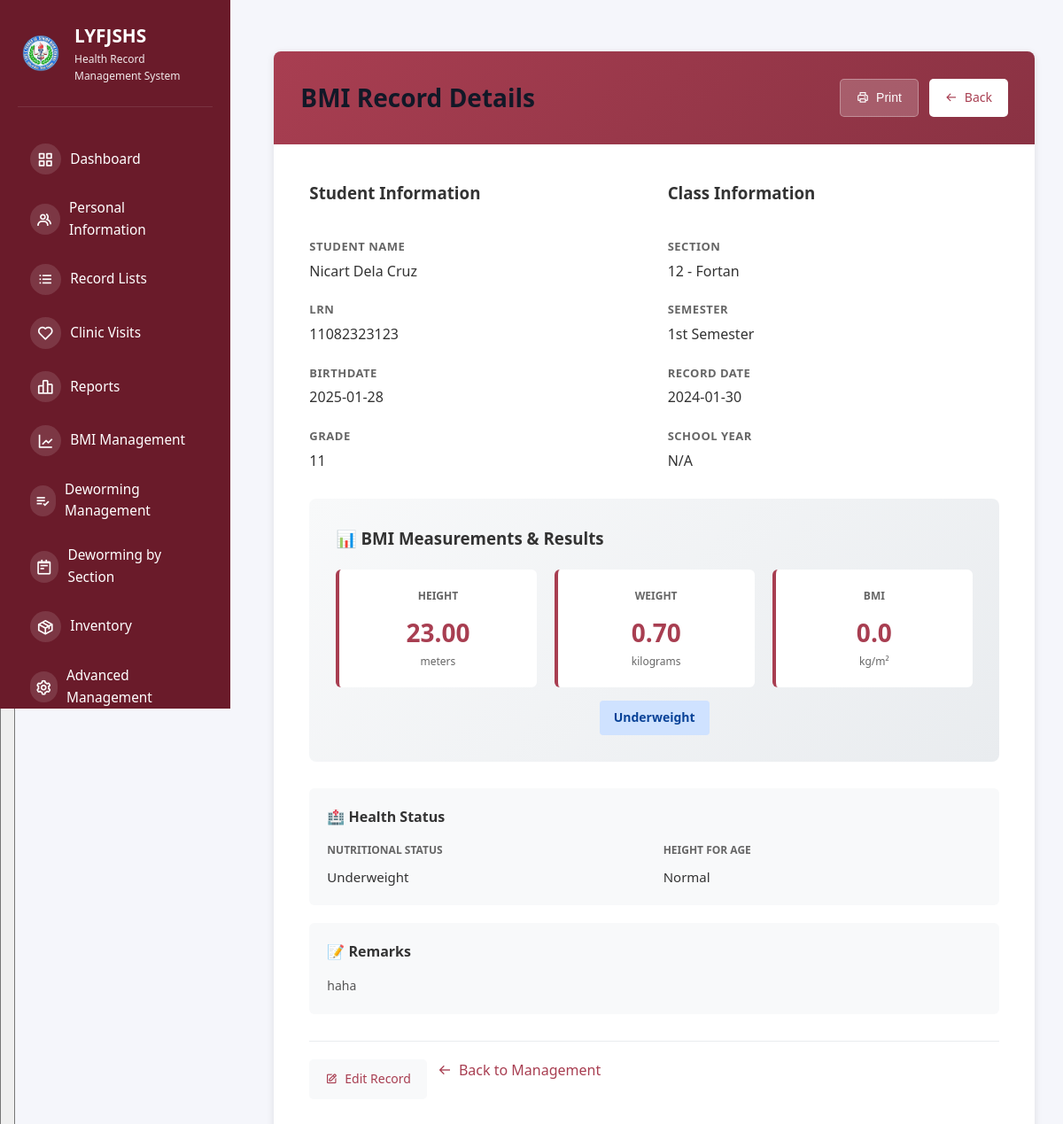
The page /bmi-view/1 (signed in) on the database its author committed.
### tables this page shows
CREATE TABLE bmi_records (
                id INTEGER PRIMARY KEY AUTOINCREMENT,
                person_type TEXT NOT NULL,
                person_id INTEGER NOT NULL,
                record_date DATE NOT NULL,
                name TEXT NOT NULL,
                birthdate DATE,
                grade TEXT,
                section TEXT,
                height REAL NOT NULL,
                weight REAL NOT NULL,
                bmi REAL,
                bmi_category TEXT,
                nutritional_status TEXT,
                height_for_age TEXT,
                remarks TEXT,
                recorded_by INTEGER,
                recorded_by_name TEXT,
                created_at TIMESTAMP DEFAULT CURRENT_TIMESTAMP,
                updated_at TIMESTAMP DEFAULT CURRENT_TIMESTAMP, semester TEXT DEFAULT '1st Semester', gender TEXT, strand TEXT,
                FOREIGN KEY(recorded_by) REFERENCES users(id)
            );

### src/app.py (the view)
@app.route("/bmi-view/<int:record_id>")
@require_role('super_admin', 'health_officer')
def bmi_view(record_id):
    db = get_db_connection()
    if not db:
        flash("Database error.", "danger")
        return redirect(url_for("bmi_management"))
    try:
        cursor = db.cursor()
        cursor.execute("SELECT * FROM bmi_records WHERE id = ?", (record_id,))
        record = cursor.fetchone()
        db.close()
        if not record:
            flash("BMI record not found.", "danger")
            return redirect(url_for("bmi_management"))
        return render_template("admin/bmi_view.html", record=record)
    except sqlite3.Error as e:
        if db:
            db.close()
        flash(f"Database error: {str(e)}", "danger")
        return redirect(url_for("bmi_management"))

### src/app.py (called while the page is built)
@app.before_request
def check_user_status():
    if session.get("logged_in"):
        if request.endpoint in ['login', 'logout', 'register', 'pending_approval', 'static']:
            return
        if session.get("role") == "pending":
            return redirect(url_for("pending_approval"))
        db = get_db_connection()
        if db:
            try:
                cursor = db.cursor()
                cursor.execute("SELECT is_active FROM users WHERE id = ?", (session.get("user_id"),))
                user = cursor.fetchone()
                db.close()
                if not user or not safe_row_get(user, 'is_active', 1):
                    session.clear()
                    flash("Your account has been disabled. Please contact the administrator.", "danger")
                    return redirect(url_for("login"))
            except sqlite3.Error:
                db.close()

@app.context_processor
def inject_user():
    user = None
    if session.get("logged_in"):
        db = get_db_connection()
        if db:
            try:
                cursor = db.cursor()
                cursor.execute("SELECT * FROM users WHERE id = ?", (session.get("user_id"),))
                user = cursor.fetchone()
                db.close()
            except sqlite3.Error:
                pass
    return {'current_user': user, 'max': max, 'min': min, 'range': range}

def get_db_connection():
    try:
        conn = sqlite3.connect(DATABASE)
        conn.row_factory = sqlite3.Row  # This enables column access by name
        return conn
    except sqlite3.Error as e:
        print(f"Database connection error: {e}")
        return None

def safe_row_get(row, key, default=None):
    if row is None:
        return default
    try:
        return row[key]
    except (IndexError, KeyError):
        return default

### templates/admin/bmi_view.html (shortened to what this page needs)
{% extends "shared/base.html" %}  {% block content %}
<div class="bmi-view-container">
  <div class="view-header">
    <h1>BMI Record Details</h1>
    <div class="view-header-actions">
      <button class="btn btn-primary" onclick="window.print()">
        <i class="bx bx-printer"></i> Print
      </button>
      <a href="{{ url_for('bmi_management') }}" class="btn btn-secondary">
        <i class="bx bx-arrow-back"></i> Back
      </a>
    </div>
  </div>
  <div class="view-content">
    <div class="info-grid">
      <div class="info-section">
        <h3 style="margin: 0 0 15px 0; color: #333">Student Information</h3>
        <div class="info-group">
          <span class="info-label">Student Name</span>
          <span class="info-value">{{ record['name'] }}</span>
        </div>
        <div class="info-group">
          <span class="info-label">LRN</span>
          <span class="info-value">{{ record['person_id'] or 'N/A' }}</span>
        </div>
        <div class="info-group">
          <span class="info-label">Birthdate</span>
          <span class="info-value">{{ record['birthdate'] or 'N/A' }}</span>
        </div>
        <div class="info-group">
          <span class="info-label">Grade</span>
          <span class="info-value">{{ record['grade'] or 'N/A' }}</span>
        </div>
      </div>
      <div class="info-section">
        <h3 style="margin: 0 0 15px 0; color: #333">Class Information</h3>
        <div class="info-group">
          <span class="info-label">Section</span>
          <span class="info-value">{{ record['section'] }}</span>
        </div>
        <div class="info-group">
          <span class="info-label">Semester</span>
          <span class="info-value">{{ record['semester'] or 'N/A' }}</span>
        </div>
        <div class="info-group">
          <span class="info-label">Record Date</span>
          <span class="info-value">{{ record['record_date'] }}</span>
        </div>
        <div class="info-group">
          <span class="info-label">School Year</span>
          <span class="info-value">{{ record['school_year'] or 'N/A' }}</span>
        </div>
      </div>
    </div>
    <div class="bmi-result">
      <h3>📊 BMI Measurements & Results</h3>
      <div class="bmi-grid">
        <div class="bmi-card">
          <div class="bmi-card-label">Height</div>
          <div class="bmi-card-value">{{ "%.2f"|format(record['height']) }}</div>
          <div style="color: #666; font-size: 12px">meters</div>
        </div>
        <div class="bmi-card">
          <div class="bmi-card-label">Weight</div>
          <div class="bmi-card-value">{{ "%.2f"|format(record['weight']) }}</div>
          <div style="color: #666; font-size: 12px">kilograms</div>
        </div>
        <div class="bmi-card">
          <div class="bmi-card-label">BMI</div>
          <div class="bmi-card-value">{% if record['bmi'] %}{{ "%.1f"|format(record['bmi']) }}{% else %}N/A{% endif %}</div>
          <div style="color: #666; font-size: 12px">kg/m²</div>
        </div>
      </div>
      {% if record['bmi_category'] %}
      <div style="text-align: center;">
        <span class="bmi-category category-{{ record['bmi_category'].lower() }}">
          {{ record['bmi_category'] }}
        </span>
      </div>
      {% endif %}
    </div>
    <div class="status-box">
      <h4>🏥 Health Status</h4>
      <div class="status-info">
        <div class="status-item">
          <span class="status-label">Nutritional Status</span>
          <span class="status-value">{{ record['nutritional_status'] or 'N/A' }}</span>
        </div>
        <div class="status-item">
          <span class="status-label">Height for Age</span>
          <span class="status-value">{{ record['height_for_age'] or 'N/A' }}</span>
        </div>
      </div>
    </div>
    {% if record['remarks'] %}
    <div class="remarks-section">
      <h4>📝 Remarks</h4>
      <p class="remarks-text">{{ record['remarks'] }}</p>
    </div>
    {% endif %}
    <div class="action-row">
      <a href="{{ url_for('bmi_edit', record_id=record['id']) }}" class="btn btn-primary" style="color: #a83e51; background: #f8f9fa; border: none">
        <i class="bx bx-edit"></i> Edit Record
      </a>
      <a href="{{ url_for('bmi_management') }}" class="back-link">
        <i class="bx bx-arrow-back"></i> Back to Management
      </a>
    </div>
  </div>
</div>
{% endblock %}

### static/css/dashboard.css (style rules this page uses)
* { margin: 0; padding: 0; box-sizing: border-box; }
:root { --primary-color: #2bb0a1; --secondary-color: #8b2340; --danger-color: #dc2626; --success-color: #16a34a; --warning-color: #ea580c; --light-bg: #f8fafc; --white: #ffffff; --text-dark: #1f2937; --text-light: #6b7280; --border-color: #e5e7eb; --shadow: 0 1px 3px rgba(0, 0, 0, 0.1); --shadow-lg: 0 10px 15px -3px rgba(0, 0, 0, 0.1); }
body { font-family: -apple-system, BlinkMacSystemFont, "Segoe UI", Roboto, Oxygen, Ubuntu, Cantarell, sans-serif; background-color: var(--light-bg); color: var(--text-dark); line-height: 1.6; }
html, body { height: 100%; font-family: system-ui, -apple-system, BlinkMacSystemFont, "Segoe UI", Roboto, sans-serif; }
body { background: #f5f6fb; color: #111827; }
.main-content h1 { font-size: 2.2rem; margin-bottom: 1.75rem; color: #111827; font-weight: 700; }
.back-link { display: inline-block; margin-bottom: 20px; color: #a83e51; text-decoration: none; font-weight: 600; }

### templates/admin/bmi_view.html (style rules this page uses)
.bmi-view-container { max-width: 900px; margin: 30px auto; background: white; border-radius: 8px; box-shadow: 0 2px 8px rgba(0, 0, 0, 0.1); overflow: hidden; }
.view-header { background: linear-gradient(135deg, #a83e51 0%, #8a3243 100%); color: white; padding: 30px; display: flex; justify-content: space-between; align-items: center; }
.view-header h1 { margin: 0; font-size: 28px; }
.view-header-actions { display: flex; gap: 12px; }
.btn { padding: 10px 18px; border: none; border-radius: 5px; cursor: pointer; font-size: 14px; text-decoration: none; display: inline-flex; align-items: center; gap: 8px; transition: all 0.3s ease; }
.btn-primary { background: rgba(255, 255, 255, 0.2); color: white; border: 1px solid rgba(255, 255, 255, 0.3); }
.btn-secondary { background: white; color: #a83e51; }
.view-content { padding: 40px; }
.info-grid { display: grid; grid-template-columns: 1fr 1fr; gap: 30px; margin-bottom: 30px; }
.info-section { display: flex; flex-direction: column; gap: 20px; }
.info-group { display: flex; flex-direction: column; gap: 5px; }
.info-label { font-size: 13px; color: #666; font-weight: 600; text-transform: uppercase; letter-spacing: 0.5px; }
.info-value { font-size: 16px; color: #333; font-weight: 500; }
.bmi-result { background: linear-gradient(135deg, #f8f9fa 0%, #e9ecef 100%); padding: 30px; border-radius: 8px; margin-bottom: 30px; }
.bmi-result h3 { margin: 0 0 20px 0; color: #333; }
.bmi-grid { display: grid; grid-template-columns: 1fr 1fr 1fr; gap: 20px; text-align: center; }
.bmi-card { background: white; padding: 20px; border-radius: 6px; border-left: 4px solid #a83e51; }
.bmi-card-label { font-size: 12px; color: #666; font-weight: 600; text-transform: uppercase; margin-bottom: 10px; }
.bmi-card-value { font-size: 28px; font-weight: 700; color: #a83e51; }
.bmi-category { display: inline-block; padding: 8px 16px; border-radius: 4px; font-size: 14px; font-weight: 600; margin-top: 15px; }
.category-underweight { background: #cfe2ff; color: #084298; }
.status-box { background: #f8f9fa; padding: 20px; border-radius: 6px; margin-bottom: 20px; }
.status-box h4 { margin: 0 0 15px 0; color: #333; }
.status-info { display: grid; grid-template-columns: 1fr 1fr; gap: 20px; }
.status-item { display: flex; flex-direction: column; gap: 8px; }
.status-label { font-size: 12px; color: #666; font-weight: 600; text-transform: uppercase; }
.status-value { font-size: 15px; color: #333; font-weight: 500; }
.remarks-section { background: #f8f9fa; padding: 20px; border-radius: 6px; margin-top: 20px; }
.remarks-section h4 { margin: 0 0 15px 0; color: #333; }
.remarks-text { color: #555; line-height: 1.6; font-size: 14px; }
.action-row { display: flex; gap: 12px; margin-top: 30px; border-top: 1px solid #e9ecef; padding-top: 20px; }
.back-link { color: #a83e51; text-decoration: none; font-weight: 500; display: inline-flex; align-items: center; gap: 8px; }

### rows shown on the page
bmi_records: name "Nicart Dela Cruz", person "11082323123", birthdate "2025-01-28", grade "11", section "12 - Fortan", semester "1st Semester", record_date "2024-01-30", height "23.00", weight "0.70", bmi "0.0", bmi_category "Underweight", nutritional_status "Underweight", height_for_age "Normal", remarks "haha"

### other values the page prints
{{ record['school_year'] or 'N/A' }} "N/A"
